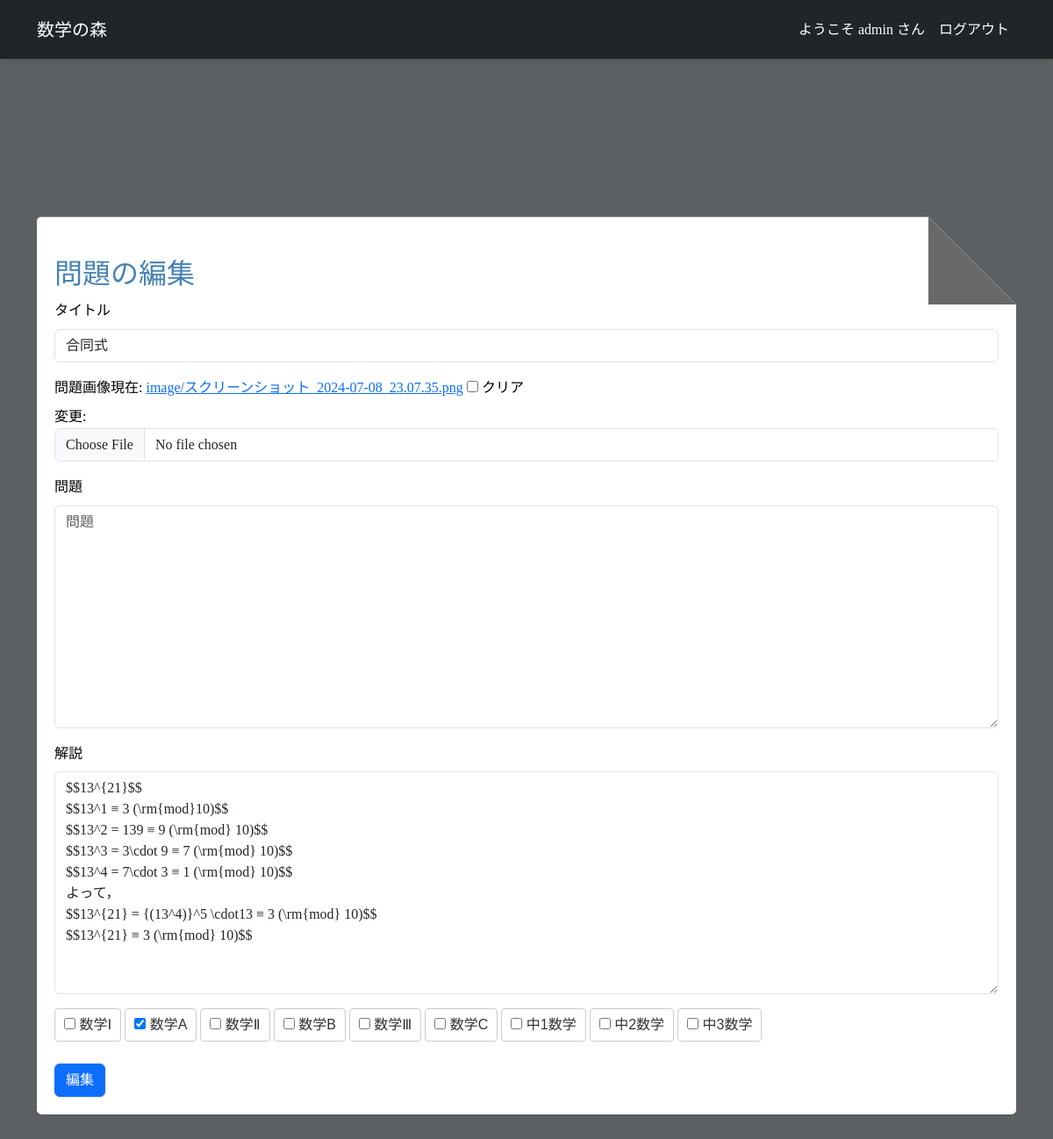
Screenshot of /studysite/snippet/13/edit/ (signed in) with the database file from the repository.
### studysite/models.py (models this page shows, shortened)
class Studysite(models.Model):
    title = models.CharField('タイトル', max_length=128)
    image = models.FileField('問題画像', upload_to='image/', blank=True)
    question = models.TextField('問題', blank=True)
    answer = models.TextField('解説', blank=True)
    created_by = models.ForeignKey(settings.AUTH_USER_MODEL,
                                   verbose_name='投稿者',
                                   on_delete=models.CASCADE)
    created_at = models.DateTimeField('投稿日', auto_now_add=True)
    updated_at = models.DateTimeField('更新日', auto_now=True)
    tags = models.ManyToManyField(Tag, blank=True)
    likes = models.PositiveIntegerField(default=0)

class Tag(models.Model):
    name = models.CharField(max_length=100)
    def __str__(self):
        return self.name

### studysite/views.py (the view)
# urls.py: path('snippet/<int:snippet_id>/edit/', views.snippet_edit, name = 'snippet_edit'),
@login_required  # このデコレータのある機能はログインが必要
def snippet_edit(request, snippet_id):
    snippet = get_object_or_404(Studysite, pk=snippet_id)
    if snippet.created_by_id != request.user.id:
        return HttpResponseForbidden('このスニペットの編集は許可されていません．')
    if request.method == 'POST':
        form = SnippetForm(request.POST, request.FILES, instance=snippet)
        if form.is_valid():
            form.save()
            return redirect('snippet_detail', snippet_id=snippet_id)
    else:
        form = SnippetForm(instance=snippet)
    return render(request, 'snippets/snippet_edit.html', {'form': form})

### studysite/forms.py
class SnippetForm(forms.ModelForm):
    tags = forms.ModelMultipleChoiceField(
        queryset=Tag.objects.all(),
        widget=forms.CheckboxSelectMultiple,
        required=False
    )
    class Meta:
        model = Studysite
        fields = ('title', 'image', 'question', 'answer', 'tags')

### studysite/templates/snippets/snippet_edit.html (shortened to what this page needs)
{% extends 'base.html' %}
{% load django_bootstrap5 %}
{% load widget_tweaks %}
{% block main %}
<div class="container snippet-detail">
    <br>
    <h2 class="snippet-title">問題の編集</h2>
    <form method="post" enctype='multipart/form-data' style="color:black;">
        {% bootstrap_field form.title %}
        {% bootstrap_field form.image %}
        {% bootstrap_field form.question %}
        {% bootstrap_field form.answer %}
        {% for checkbox in form.tags %}
            <span class="custom-select">
                {{ checkbox.tag }}
                {{ checkbox.choice_label }}
            </span>
        {% endfor %}<br><br>
        {% bootstrap_button button_type="submit" content='編集' %}
    </form>
</div>
{% endblock %}

### studysite/templates/snippets/base.html (shortened to what this page needs)
{% load static %}
{% load django_bootstrap5 %}
{% load widget_tweaks %}
<html>
<head>
    {% bootstrap_css %}
    <link rel="stylesheet" href="{% static 'snippets/css/style.css' %}?<?php echo date('YmdHis'); ?>"/>
</head>
<body class="bg">
<nav class="navbar navbar-expand flex-md-row navbar-dark bg-dark">
    <div class="container justify-content-between">
        <a href="/" class="navbar-brand">数学の森</a><br><br>
        <ul class="navbar-nav mr-md-2">
            {% if user.is_authenticated %}
            <li class="nav-item"><a class="nav-link" href="{% url 'profile' user.id %}"> ようこそ {{ user.username }} さん</a></li>
                <li class="nav-item"><a class="nav-link" href="{% url 'logout' %}">ログアウト</a></li>
            {% else %}
                <li class="nav-item"><a href="{% url 'login' %}" class="nav-link">ログイン</a></li>
                <li class="nav-item"><a href="{% url 'signup' %}" class="nav-link">会員登録</a></li>
            {% endif %}
        </ul>
    </div>
</nav>
<main>
    <div class="container">
        {% block main %}{% endblock %}
    </div>
</main>
</body>
</html>

### studysite/static/snippets/css/style.css (style rules this page uses)
* { position: relative; margin: 0; padding: 0; box-sizing: border-box; }
.bg { background-image: url('https://th.bing.com/th/id/OIP.5YSUdCDKhudyByfCYqVa8AAAAA?rs=1&pid=ImgDetMain'); }
.bg::before { content: ''; position: absolute; top: 0; left: 0; width: 100%; height: 100%; background-color: rgba(0, 0, 0, 0.6); }
body { font-family: '游明朝', serif; position: relative; background-color: #e9f1f7; color: #f5f5f5; line-height: 1.6; }
.custom-select { position: relative; font-family: Arial; color: #333; border: 1px solid #ccc; border-radius: 4px; padding: 5px 10px; display: inline-block; text-align: center; background-color: #fff; transition: 0.25s; }
main { padding: 10rem 0; }
.navbar { position: relative; background-color: #007bff; color: #fff; box-shadow: 0 2px 4px rgba(0, 0, 0, 0.1); }
.navbar-brand, .navbar-nav .nav-link { position: relative; color: #fff; }
.snippet-detail { position: relative; background-color: #ffffff; padding: 20px; border-radius: 5px; box-shadow: 0 10px 25px 0 rgba(0, 0, 0, .5); margin-top: 20px; clip-path: polygon(0 0, calc(100% - 100px) 0, 100% 100px, 100% 100%, 0 100%); }
.snippet-detail::after { top: 0%; right: 0%; height: 100px; width: 100px; background-color: rgba(0, 0, 0, 0.594); clip-path: polygon(0 0, 0% 100%, 100% 100%); }
.snippet-detail::before, .snippet-detail::after { content: ""; position: absolute; z-index: -1; }
.snippet-title { position: relative; color: #4682b4; margin-bottom: 10px; }

### rows the page displays
Studysite: title "合同式", answer "$$13^{21}$$ $$13^1 ≡ 3 (\\rm{mod}10)$$ $$13^2 = 139 ≡ 9 (\\rm{mod} 10)$$ $$13^3 = 3\\cdot 9 ≡ 7 (\\rm{mod} 10)$$ $$13^4 = 7\\cdot 3 ≡ 1 (\\rm{mod} 10)$$ よって， $$13^{21} = {(13^4)}^5 \\cdot13 ≡ 3 (\\rm{mod} 10)$$ $$13^{21} ≡ 3 (\\rm{mod} 10)$$"
Tag: choice_label "数学Ⅰ"
Tag: choice_label "数学A"
Tag: choice_label "数学Ⅱ"
Tag: choice_label "数学B"
Tag: choice_label "数学Ⅲ"
Tag: choice_label "数学C"
Tag: choice_label "中1数学"
Tag: choice_label "中2数学"
Tag: choice_label "中3数学"

### other values shown
{{ user.username }} "admin"
